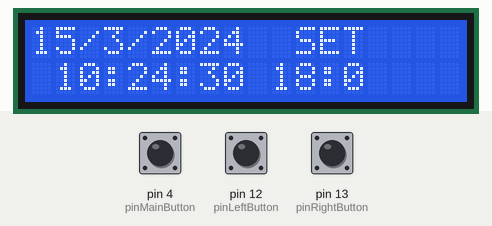
Recording of a sketch running on a simulated Arduino Uno, built with avr-gcc and run on an emulated ATmega328P. Parts: 18×2 character LCD. Inputs (shaded band) come from the test bench; at power-on: pin 12 (pinLeftButton) LOW, pin 4 (pinMainButton) LOW, pin 13 (pinRightButton) LOW. The local clock reads 2024-03-15 10:24:30 at power-on unless the sketch sets it.

Above: at 1.2 s.
1.3 s: pin 12 (pinLeftButton) pulled HIGH for 1 s
At 2.9 s:
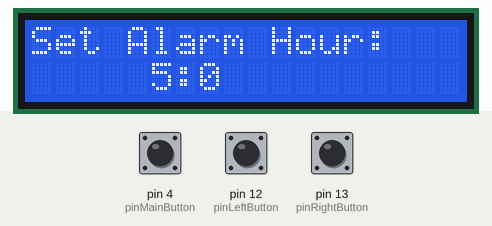
3.8 s: pin 4 (pinMainButton) pulled HIGH for 3.2 s
At 4.2 s:
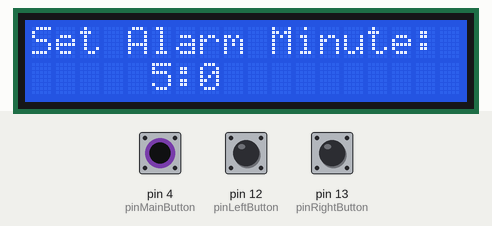
10.0 s: pin 13 (pinRightButton) pulled HIGH for 0.15 s
At 10.4 s:
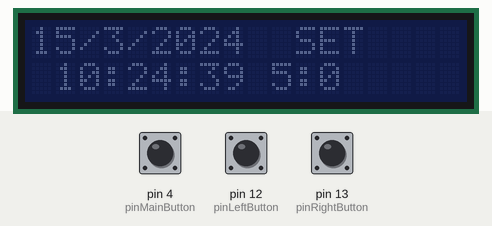
11.6 s: pin 13 (pinRightButton) pulled HIGH for 1 s
At 12.9 s:
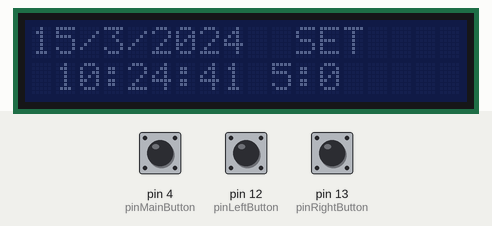
14.1 s: pin 4 (pinMainButton) driven HIGH and pin 13 (pinRightButton) driven HIGH
At 14.8 s:
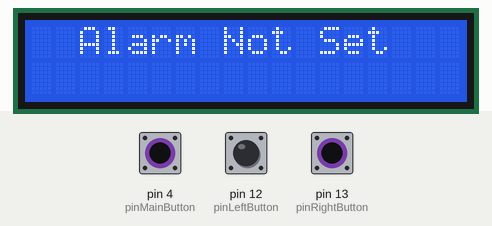
17.1 s: pin 4 (pinMainButton) driven LOW
At 18.3 s:
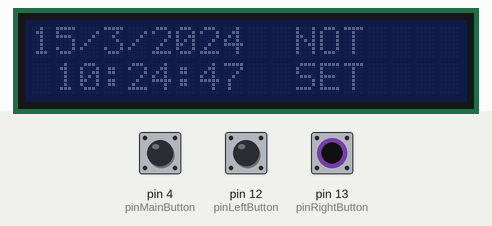
Timing chart, 0 to 20.1 s (numbered marks = the images above; inputs shaded):
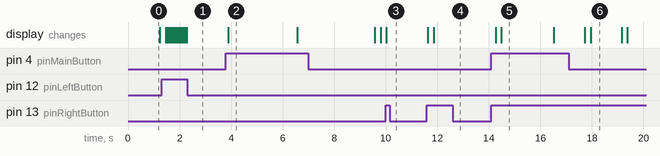

Measured:
- after the input at 1.3 s, the display: first changes after 0.16 s (image 1 shows a later state)
- after the input at 3.8 s, the display: changes after 0.09 s (image 2)
- after the input at 10.0 s, the display: changes at once (image 3)
- after the input at 11.6 s, the display: first changes at once (image 4 shows a later state)
- after the input at 14.1 s, the display: first changes after 0.17 s (image 5 shows a later state)
- what the display in image 2 shows lasts 2.7 s, from 3.9 s to 6.6 s
- what the display in image 5 shows lasts 2.0 s, from 14.5 s to 16.5 s

The sketch:

Despertador.ino
```cpp
#include <virtuabotixRTC.h>
#include <LiquidCrystal_I2C.h>

// Pin Definitions
#define pinBuzzer 5
#define pinMainButton 4
#define pinLeftButton 12
#define pinRightButton 13

// Initialize LCD display with I2C address 0x27, 18 columns, and 2 rows
LiquidCrystal_I2C lcd(0x27, 18, 2);

// Initialize RTC with pins 6, 7, and 8 for DS1302 module
virtuabotixRTC myRTC(6, 7, 8);

// Global Variables
bool alarmSet = true;
int alarmHour = 18;
int alarmMin = 0;

void setup() {
  // Configure button pins as inputs
  pinMode(pinMainButton, INPUT);
  pinMode(pinLeftButton, INPUT);
  pinMode(pinRightButton, INPUT);

  // Initialize LCD and turn on backlight
  lcd.init();
  lcd.clear();
  lcd.backlight();
}

void loop() {
  // Store current minute for comparison
  int NowMinute = myRTC.minutes;

  // Update RTC time
  myRTC.updateTime();

  // Reset LCD display when a new minute starts
  if (myRTC.minutes == NowMinute + 1) {
    lcd.clear();
  }

  // Toggle alarm set status when main button is pressed
  if (digitalRead(pinMainButton) && alarmSet == false) {
    alarmSet = true;
    lcd.clear();
    lcd.setCursor(4, 0);
    lcd.print("Alarm Set");
    delay(2000);
    lcd.clear();
  }
  if (digitalRead(pinMainButton) && alarmSet == true) {
    alarmSet = false;
    lcd.clear();
    lcd.setCursor(2, 0);
    lcd.print("Alarm Not Set");
    delay(2000);
    lcd.clear();
  }

  // Display current date
  lcd.setCursor(0, 0);
  lcd.print(myRTC.dayofmonth);
  lcd.print("/");
  lcd.print(myRTC.month);
  lcd.print("/");
  lcd.print(myRTC.year);

  // Display current time
  lcd.setCursor(1, 1);
  lcd.print(myRTC.hours);
  lcd.print(":");
  lcd.print(myRTC.minutes);
  lcd.print(":");
  lcd.print(myRTC.seconds);

  // Display alarm time if set, otherwise show "NOT SET"
  if (alarmSet) {
    lcd.setCursor(11, 0);
    lcd.print("SET");
    lcd.setCursor(10, 1);
    lcd.print(alarmHour);
    lcd.print(":");
    lcd.print(alarmMin);
  } else {
    lcd.setCursor(11, 0);
    lcd.print("NOT");
    lcd.setCursor(11, 1);
    lcd.print("SET");
  }

  // Change alarm time using left button
  if (digitalRead(pinLeftButton)) {
    SetAlarm();
  }

  // Turn off display temporarily using right button
  if (digitalRead(pinRightButton)) {
    lcd.noBacklight();
    delay(1000);

    // Calculate hour to turn on display
    int HourTurnedOff = myRTC.hours, HourToTurnOn;
    if (HourTurnedOff >= 0 && HourTurnedOff <= 15) {
      HourToTurnOn = HourTurnedOff + 8;
    } else if (HourTurnedOff > 15 && HourTurnedOff < 23) {
      HourToTurnOn = HourTurnedOff - 16;
    }

    // Wait until HourToTurnOn matches current hour or right button is pressed
    while (true) {
      myRTC.updateTime();
      delay(200);
      if (digitalRead(pinRightButton) || HourToTurnOn == myRTC.hours) {
        lcd.backlight();
        break;
      }
    }
  }

  // Check if alarm should go off
  CheckAlarm();

  // Add delay for stability
  delay(200);
}

// Generate a buzz sound using the buzzer
void buzz() {
  tone(pinBuzzer, 1000);
  delay(100);
  noTone(pinBuzzer);
  delay(150);
}

// Display the alarm time on the LCD
void printAlarmTime() {
  lcd.setCursor(5, 1);
  lcd.print(alarmHour);
  lcd.print(":");
  lcd.print(alarmMin);
  lcd.print("    ");
}

// Check if alarm should go off
void CheckAlarm() {
  if (alarmHour == myRTC.hours && alarmMin == myRTC.minutes && alarmSet && myRTC.seconds == 0) {
    lcd.clear();
    lcd.setCursor(3, 0);
    lcd.print(myRTC.dayofmonth);
    lcd.print("/");
    lcd.print(myRTC.month);
    lcd.print("/");
    lcd.print(myRTC.year);

    lcd.setCursor(4, 1);
    lcd.print(myRTC.hours);
    lcd.print(":");
    lcd.print(myRTC.minutes);
    lcd.print(":");
    lcd.print(myRTC.seconds);

    // Sound the alarm for a specified duration
    int secondAlarmCalled = myRTC.seconds;
    for (int i = 1200; i >= 0; i--) {
      if (digitalRead(pinMainButton)) {
        alarmSet = false;
        lcd.clear();
        break;
      }
      buzz();
    }
  }
}

// Set the alarm time using buttons
void SetAlarm() {
  lcd.clear();
  bool HoursSet = true;

  // Set the alarm hour
  while (HoursSet) {
    delay(40);
    if (digitalRead(pinLeftButton) && alarmHour != 0) {
      alarmHour -= 1;
    } else if (digitalRead(pinRightButton) && alarmHour < 23) {
      alarmHour += 1;
    } else if (digitalRead(pinMainButton)) {
      HoursSet = false;
    }
    lcd.setCursor(0, 0);
    lcd.print("Set Alarm Hour: ");
    printAlarmTime();
  }

  // Set the alarm minutes
  bool MinutesSet = true;
  lcd.setCursor(0, 0);
  lcd.print("Set Alarm Minute: ");
  printAlarmTime();
  delay(2600);

  while (MinutesSet) {
    delay(40);
    if (digitalRead(pinLeftButton) && alarmMin != 0) {
      alarmMin -= 1;
    } else if (digitalRead(pinRightButton) && alarmMin < 59) {
      alarmMin += 1;
    } else if (digitalRead(pinMainButton)) {
      MinutesSet = false;
    }
    lcd.setCursor(0, 0);
    lcd.print("Set Alarm Minute: ");
    printAlarmTime();
  }

  // Display confirmation and set alarm time
  lcd.clear();
  lcd.setCursor(2, 0);
  lcd.print("Alarm Set: ");
  lcd.setCursor(4, 1);
  lcd.print(alarmHour);
  lcd.print(":");
  lcd.print(alarmMin);
  delay(3000);
  lcd.clear();
}
```
